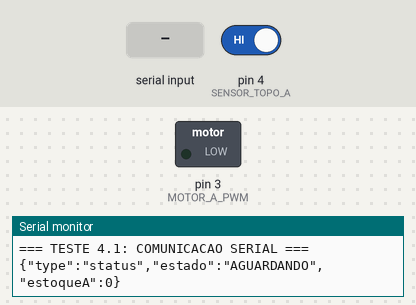
A sketch run on a simulated Arduino Uno, built with avr-gcc and run on an emulated ATmega328P. On the bench: switched loads named in the sketch (green lamp = pin HIGH), the last lines printed to the serial monitor. The test bench sets the inputs (shaded band); at power-on: pin 4 (SENSOR_TOPO_A) HIGH.

Above: at 2.2 s.
2.3 s: "CMD:PECA:A\n" received over Serial
At 4.4 s:
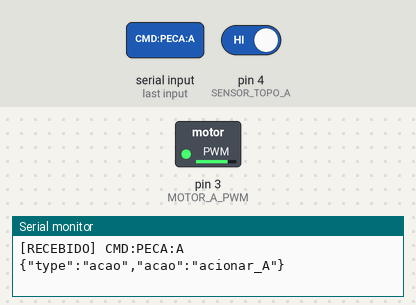
4.8 s: "1\n" received over Serial
Timing chart, 0 to 7.8 s (numbered marks = the images above; inputs shaded):
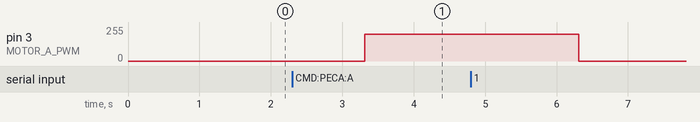

Measured:
- after the input at 2.3 s, pin 3 (MOTOR_A_PWM): 0/255 → 200/255 after 1.0 s

The sketch:

arduino_teste_serial.ino
```cpp
// ============================================================
// TESTE 4.1 - COMUNICACAO SERIAL (Arduino Uno)
// ============================================================
// Materiais: Arduino Uno + ESP32 (conectados via Serial)
//
// Pinagem:
//   Arduino TX (1) -> ESP32 RX (16)
//   Arduino RX (0) -> ESP32 TX (17)
//   GND comum
//
// Este teste:
//   1. Arduino envia JSON de status a cada 2s
//   2. Arduino recebe comandos via Serial
//
// NOTA: Desconectar ESP32 ao fazer upload!
//
// Formato enviado:
//   {"type":"status","estado":"AGUARDANDO","estoqueA":5}
// ============================================================

#define MOTOR_A_PWM 3
#define SENSOR_TOPO_A 4

unsigned long ultimaPublicacao = 0;
const unsigned long INTERVALO = 2000;

void publicarStatus() {
  int sensorVal = digitalRead(SENSOR_TOPO_A);
  int estoqueA = (sensorVal == LOW) ? 5 : 0;
  Serial.print("{\"type\":\"status\",\"estado\":\"AGUARDANDO\",\"estoqueA\":");
  Serial.print(estoqueA);
  Serial.println("}");
}

void setup() {
  Serial.begin(9600);
  pinMode(MOTOR_A_PWM, OUTPUT);
  pinMode(SENSOR_TOPO_A, INPUT_PULLUP);
  delay(1000);
  Serial.println("=== TESTE 4.1: COMUNICACAO SERIAL ===");
}

void loop() {
  if (millis() - ultimaPublicacao >= INTERVALO) {
    publicarStatus();
    ultimaPublicacao = millis();
  }

  if (Serial.available()) {
    String cmd = Serial.readStringUntil('\\n');
    cmd.trim();
    Serial.print("[RECEBIDO] ");
    Serial.println(cmd);

    if (cmd == "CMD:PECA:A") {
      Serial.println("{\"type\":\"acao\",\"acao\":\"acionar_A\"}");
      analogWrite(MOTOR_A_PWM, 200);
      delay(3000);
      analogWrite(MOTOR_A_PWM, 0);
      Serial.println("{\"type\":\"evento\",\"evento\":\"entrega_A\"}");
    }
  }
}
```
